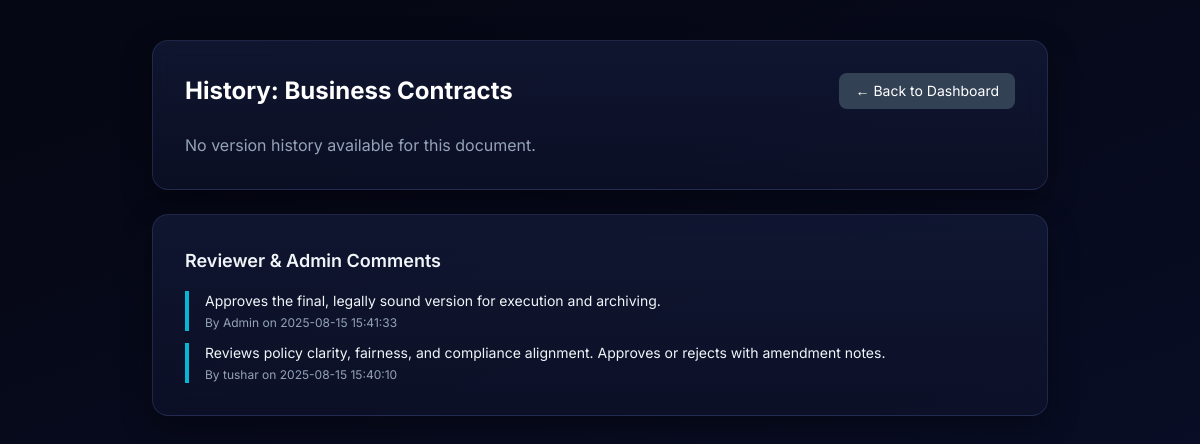
Page /document/16/history (signed in) on the committed database.
### tables this page shows
CREATE TABLE documents (
            id INTEGER PRIMARY KEY AUTOINCREMENT,
            title TEXT NOT NULL,
            content TEXT NOT NULL,
            author_id INTEGER,
            status TEXT CHECK(status IN ('draft', 'review', 'approved', 'rejected')) NOT NULL DEFAULT 'draft',
            created_at TEXT,
            updated_at TEXT,
            FOREIGN KEY (author_id) REFERENCES users(id)
        );

CREATE TABLE comments (
            id INTEGER PRIMARY KEY AUTOINCREMENT,
            document_id INTEGER,
            author TEXT,
            comment TEXT,
            created_at TEXT,
            FOREIGN KEY (document_id) REFERENCES documents(id)
        );

### app.py (the view)
@app.route('/document/<int:doc_id>/history')
def document_history(doc_id):
    if session.get('role') != 'creator' and not session.get('admin'):
        return redirect(url_for('login'))
    conn = connect_db()
    doc = conn.execute(
        'SELECT title FROM documents WHERE id = ?',
        (doc_id,)
    ).fetchone()
    if not doc:
        conn.close()
        flash('Document not found.')
        return redirect(url_for('creator_dashboard'))
    versions = conn.execute('''
        SELECT version_number, content, updated_at
        FROM document_versions
        WHERE document_id = ?
        ORDER BY version_number DESC
    ''', (doc_id,)).fetchall()
    comments = conn.execute('''
        SELECT
            c.comment,
            COALESCE(u.name, c.author) AS reviewer_name,
            c.created_at
        FROM comments c
        LEFT JOIN users u ON c.author = u.name
        WHERE c.document_id = ?
        ORDER BY c.created_at DESC
    ''', (doc_id,)).fetchall()
    conn.close()
    return render_template(
        'document_history.html',
        doc=doc,
        versions=versions,
        comments=comments
    )

### models.py (called while the page is built)
def connect_db():
    conn = sqlite3.connect(DB_NAME)
    conn.row_factory = sqlite3.Row
    return conn

### templates/document_history.html (shortened to what this page needs)
{% extends "base.html" %}
{% block content %}
<div class="max-w-4xl mx-auto mt-10 mb-16 space-y-6 text-slate-100">
    <div class="glass">
        <div class="flex justify-between items-center mb-6">
            <h2 class="text-2xl font-bold text-white">History: {{ doc.title }}</h2>
            <a href="{{ url_for('creator_dashboard') }}"
                class="text-sm px-4 py-2 rounded-lg bg-slate-700 hover:bg-slate-800 transition text-white">
                ← Back to Dashboard
            </a>
        </div>
        {% if versions %}
        <ul class="space-y-4">
            {% for version in versions %}
            <li class="border border-slate-700 rounded-lg p-4 hover:border-cyan-500 transition">
                <div class="flex justify-between items-center">
                    <p class="font-semibold text-white">Version {{ version.version_number }}</p>
                    <span class="text-slate-400 text-sm">{{ version.updated_at }}</span>
                </div>
                <div class="mt-2 text-slate-300 text-sm italic">
                    {{ version.content | striptags | truncate(100, True, '...') }}
                </div>
            </li>
            {% endfor %}
        </ul>
        {% else %}
        <p class="text-slate-400">No version history available for this document.</p>
        {% endif %}
    </div>
    <div class="glass">
        <h3 class="text-lg font-semibold mb-4">Reviewer & Admin Comments</h3>
        {% if comments %}
            <ul class="space-y-3">
                {% for c in comments %}
                <li class="border-l-4 border-cyan-500 pl-4">
                    <p class="text-sm">{{ c.comment }}</p>
                    <p class="text-xs text-slate-400 mt-1">
                        By {{ c.reviewer_name if c.reviewer_name else 'Admin' }}
                        on {{ c.created_at }}
                    </p>
                </li>
                {% endfor %}
            </ul>
        {% else %}
            <p class="text-slate-400">No comments yet for this document.</p>
        {% endif %}
    </div>
</div>
{% endblock %}

### templates/document_history.html (style rules this page uses)
body { background: linear-gradient(160deg, #050714 10%, #0a0f2a 90%); }
.glass { background: linear-gradient(180deg, rgba(20, 28, 58, 0.7), rgba(14, 18, 42, 0.7)); border: 1px solid rgba(150, 163, 255, 0.15); box-shadow: 0 10px 30px rgba(0, 0, 0, 0.4); backdrop-filter: blur(12px); border-radius: 1rem; padding: 2rem; }

### rows in the picture
documents: title "Business Contracts"
comments: comment "Approves the final, legally sound version for execution and archiving.", author "Admin", created_at "2025-08-15 15:41:33"
comments: comment "Reviews policy clarity, fairness, and compliance alignment. Approves or rejects with amendment notes.", author "tushar", created_at "2025-08-15 15:40:10"
